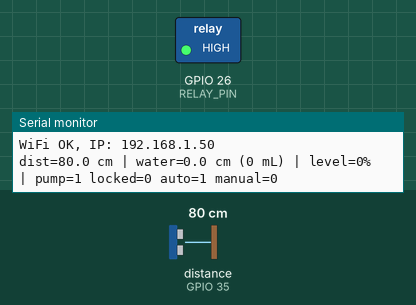
This sketch was run on a simulated ESP32. On the bench: switched loads named in the sketch (green lamp = pin HIGH), the last lines printed to the serial monitor. Wiring (inferred from the names in the program): ultrasonic range finder: trigger GPIO 25; echo GPIO 35. Inputs (shaded band) come from the test bench; at power-on: distance to the obstacle (sensor on GPIO 35) 80 cm. The echo pulse lasts 58.3 µs per cm; WiFi joins after 1.5 s; servers stay silent unless stated; uploads are accepted with an empty reply; pins used as bus, display or sensor lines are not drawn.

Above: at 1.7 s.
At 122.1 s:
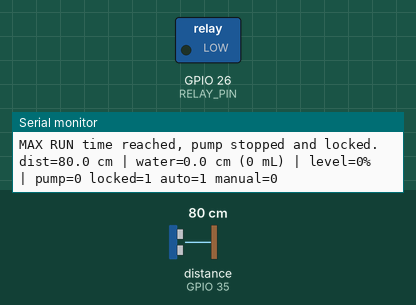
Timing chart, 0 to 123.6 s (numbered marks = the images above):
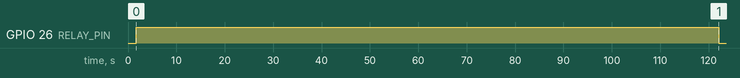

Measured:
- by itself, GPIO 26 (RELAY_PIN): LOW → HIGH at 1.7 s, → LOW 120 s later

The sketch:

water_tank_online.ino
```cpp
// AquaSense - ESP32 water tank controller
// Ultrasonic level + automatic fill + pump commands from the website.
// Relay is driven by a BC547 (HIGH = relay ON).
//
// The pump logic runs on the ESP32 itself. The website can only ask for a start
// or a stop. The ESP32 checks its own safety rules, then reports what it did.

#include <WiFi.h>
#include <HTTPClient.h>
#include <WiFiClientSecure.h>

// ---- Wi-Fi + website (EDIT THESE) ----
const char* WIFI_SSID  = "YOUR_WIFI_NAME";
const char* WIFI_PASS  = "YOUR_WIFI_PASSWORD";
// Before hosting: http://<laptop-ip>:8000  |  After hosting: https://api.yourdomain.com
const char* SERVER_URL = "http://192.168.1.10:8000";
// Copy both values from the website: Devices -> New device (the key is shown only once)
const char* DEVICE_ID  = "AQ-XXXX-XXXX";
const char* DEVICE_KEY = "PASTE_DEVICE_KEY_HERE";

const unsigned long SEND_EVERY_MS = 5000;

// ---- Pins ----
const int RELAY_PIN  = 26;  // -> 2.2k -> BC547 base
const int SENSOR_PIN = 35;  // HC-SR04 ECHO (after 1k / 2.2k divider)
const int TRIG_PIN   = 25;  // HC-SR04 TRIG

// ---- Tank numbers (cm, measured) ----
const float TANK_H_CM = 9.0;    // sensor face to tank bottom
const float FULL_CM   = 3.0;    // distance at 100 %
const float ML_PER_CM = 92.0;   // 500 mL = 5.4 cm of water

// ---- Pump rules ----
float startPct = 25.0;          // auto fill starts at or below this level (server can change)
float stopPct  = 100.0;         // pump stops at or above this level (server can change)
const unsigned long MAX_RUN_MS    = 120000UL;  // one run never lasts longer (tune to your pump)
const unsigned long MANUAL_MAX_MS = 120000UL;  // longest run started from the app
const unsigned long AUTO_HOLD_MS  = 600000UL;  // after Stop from the app, auto start waits this long

// ---- State ----
bool pumpOn = false;
bool locked = false;            // latched by the safety timer
unsigned long pumpStart = 0;

bool autoFilling = false;
bool manualRun = false;
unsigned long manualUntil = 0;
unsigned long autoBlockedUntil = 0;

float lastPct = 0.0;
bool sensorOk = false;

// Command handling: 0 none, 1 checking result, 2 report "done", 3 report "failed"
long cmdId = 0;
bool cmdWantOn = false;
int cmdState = 0;
unsigned long cmdDeadline = 0;
String cmdNote = "";

unsigned long lastSend = 0;
unsigned long lastWifiTry = 0;

void setRelay(bool on) {
  digitalWrite(RELAY_PIN, on ? HIGH : LOW);
  pumpOn = on;
}

float readCm() {
  float v[5];
  for (int i = 0; i < 5; i++) {
    digitalWrite(TRIG_PIN, LOW);  delayMicroseconds(2);
    digitalWrite(TRIG_PIN, HIGH); delayMicroseconds(10);
    digitalWrite(TRIG_PIN, LOW);
    long d = pulseIn(SENSOR_PIN, HIGH, 30000);
    v[i] = (d == 0) ? 999.0 : d * 0.0343 / 2.0;
    delay(30);
  }
  for (int i = 0; i < 4; i++)           // small sort, take the median
    for (int j = 0; j < 4 - i; j++)
      if (v[j] > v[j + 1]) { float t = v[j]; v[j] = v[j + 1]; v[j + 1] = t; }
  return v[2];
}

void updatePump(bool want) {
  if (locked) want = false;                       // safety lock stays until cleared
  if (want && !pumpOn) { setRelay(true); pumpStart = millis(); }
  if (!want && pumpOn) setRelay(false);
  if (pumpOn && millis() - pumpStart > MAX_RUN_MS) {
    setRelay(false);
    locked = true;
    manualRun = false;
    Serial.println("MAX RUN time reached, pump stopped and locked.");
  }
}

// ---- Tiny JSON helpers (no library needed) ----
bool jsonNumber(const String& s, const char* key, int from, float& out) {
  String k = String("\"") + key + "\":";
  int i = s.indexOf(k, from);
  if (i < 0) return false;
  out = s.substring(i + k.length()).toFloat();
  return true;
}

void handleCommand(long id, bool wantOn) {
  cmdId = id;
  cmdWantOn = wantOn;
  cmdDeadline = millis() + 4000;
  if (wantOn) {
    if (!sensorOk) {
      cmdState = 3; cmdNote = "Level sensor error";
    } else if (locked) {
      cmdState = 3; cmdNote = "Safety lock is active";
    } else if (lastPct >= stopPct) {
      cmdState = 3; cmdNote = "Tank is full";
    } else {
      manualRun = true;
      manualUntil = millis() + MANUAL_MAX_MS;
      autoBlockedUntil = 0;
      cmdState = 1; cmdNote = "Pump started";
    }
  } else {
    manualRun = false;
    autoFilling = false;
    locked = false;                               // Stop also clears the safety lock
    autoBlockedUntil = millis() + AUTO_HOLD_MS;
    setRelay(false);
    cmdState = 1; cmdNote = "Pump stopped";
  }
}

void applyServerReply(const String& body) {
  int g = body.indexOf("\"config\":{");
  if (g >= 0) {
    float a, b;
    if (jsonNumber(body, "start_pct", g, a) && jsonNumber(body, "stop_pct", g, b)) {
      if (a >= 5 && b <= 100 && b - a >= 10) { startPct = a; stopPct = b; }
    }
  }
  int c = body.indexOf("\"command\":{");
  if (c >= 0) {
    float id;
    if (jsonNumber(body, "id", c, id)) {
      bool wantOn = body.indexOf("\"pump_on\"", c) >= 0;
      handleCommand((long)id, wantOn);
    }
  }
}

void connectWifi() {
  WiFi.mode(WIFI_STA);
  WiFi.begin(WIFI_SSID, WIFI_PASS);
  unsigned long t = millis();
  while (WiFi.status() != WL_CONNECTED && millis() - t < 8000) delay(250);
  if (WiFi.status() == WL_CONNECTED) {
    Serial.print("WiFi OK, IP: "); Serial.println(WiFi.localIP());
  } else {
    Serial.println("WiFi not connected (pump logic keeps working)");
  }
}

void sendReading(float cm, float waterCm, float ml, float pct, bool valid) {
  String body = "{";
  if (valid) {
    body += "\"distance_cm\":" + String(cm, 1) + ",";
    body += "\"water_cm\":" + String(waterCm, 1) + ",";
    body += "\"volume_ml\":" + String(ml, 0) + ",";
    body += "\"level_pct\":" + String(pct, 1) + ",";
  }
  body += "\"pump_on\":" + String(pumpOn ? "true" : "false") + ",";
  body += "\"locked\":" + String(locked ? "true" : "false");
  if (cmdState >= 2) {
    body += ",\"cmd_id\":" + String(cmdId);
    body += ",\"cmd_status\":\"" + String(cmdState == 2 ? "done" : "failed") + "\"";
    body += ",\"cmd_note\":\"" + cmdNote + "\"";
  }
  body += "}";

  String url = String(SERVER_URL) + "/api/readings";
  HTTPClient http;
  WiFiClientSecure secure;
  WiFiClient plain;
  if (url.startsWith("https")) { secure.setInsecure(); http.begin(secure, url); }
  else                         { http.begin(plain, url); }
  http.setConnectTimeout(2000);
  http.setTimeout(3000);
  http.addHeader("Content-Type", "application/json");
  http.addHeader("X-Device-Id", DEVICE_ID);
  http.addHeader("X-Device-Key", DEVICE_KEY);
  int code = http.POST(body);
  Serial.printf("POST %d\n", code);
  if (code == 201) {
    if (cmdState >= 2) cmdState = 0;              // result delivered
    applyServerReply(http.getString());
  }
  http.end();
}

void setup() {
  Serial.begin(115200);
  pinMode(RELAY_PIN, OUTPUT);
  pinMode(TRIG_PIN, OUTPUT);
  pinMode(SENSOR_PIN, INPUT);
  setRelay(false);
  Serial.println("AquaSense: level + auto fill + app control");
  connectWifi();
}

void loop() {
  float cm = readCm();
  sensorOk = (cm < 900 && cm >= 2.0);

  float usable = TANK_H_CM - FULL_CM;
  float waterCm = 0.0, pct = 0.0, ml = 0.0;
  if (sensorOk) {
    waterCm = constrain(TANK_H_CM - cm, 0.0f, usable);
    pct = waterCm / usable * 100.0;
    ml = waterCm * ML_PER_CM;
    lastPct = pct;
  }

  bool want = false;
  if (!sensorOk) {
    autoFilling = false;                          // no valid reading: keep the pump off
    manualRun = false;
  } else {
    if (pct <= startPct && millis() >= autoBlockedUntil) autoFilling = true;
    if (pct >= stopPct) { autoFilling = false; manualRun = false; locked = false; }
    if (manualRun && millis() >= manualUntil) manualRun = false;
    want = autoFilling || manualRun;
  }
  updatePump(want);

  if (cmdState == 1) {                            // check that the pump really did what was asked
    if (pumpOn == cmdWantOn) cmdState = 2;
    else if (millis() > cmdDeadline) { cmdState = 3; cmdNote = "Pump did not change state"; }
  }

  if (sensorOk) {
    Serial.printf("dist=%.1f cm | water=%.1f cm (%.0f mL) | level=%.0f%% | pump=%d locked=%d auto=%d manual=%d\n",
                  cm, waterCm, ml, pct, pumpOn, locked, autoFilling, manualRun);
  } else {
    Serial.println("Sensor error (no echo or too close). Pump OFF.");
  }

  if (WiFi.status() == WL_CONNECTED) {
    if (cmdState >= 2 || millis() - lastSend >= SEND_EVERY_MS) {
      lastSend = millis();
      sendReading(cm, waterCm, ml, pct, sensorOk);
    }
  } else if (millis() - lastWifiTry > 10000) {
    lastWifiTry = millis();
    WiFi.disconnect();
    WiFi.begin(WIFI_SSID, WIFI_PASS);             // non-blocking retry, pump logic keeps running
  }

  delay(300);
}
```
